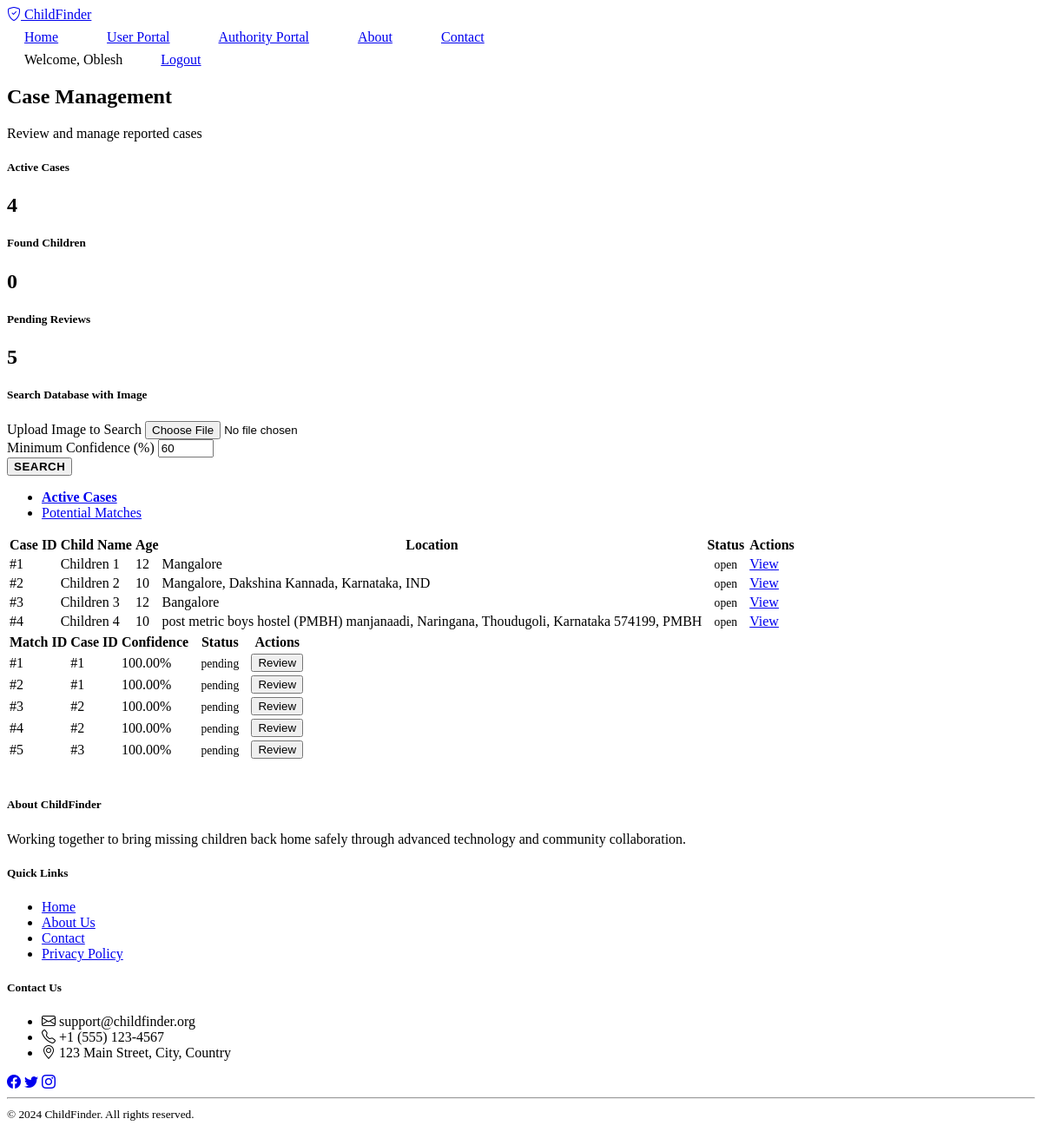
Before: /case_management (signed in) with the older database file.
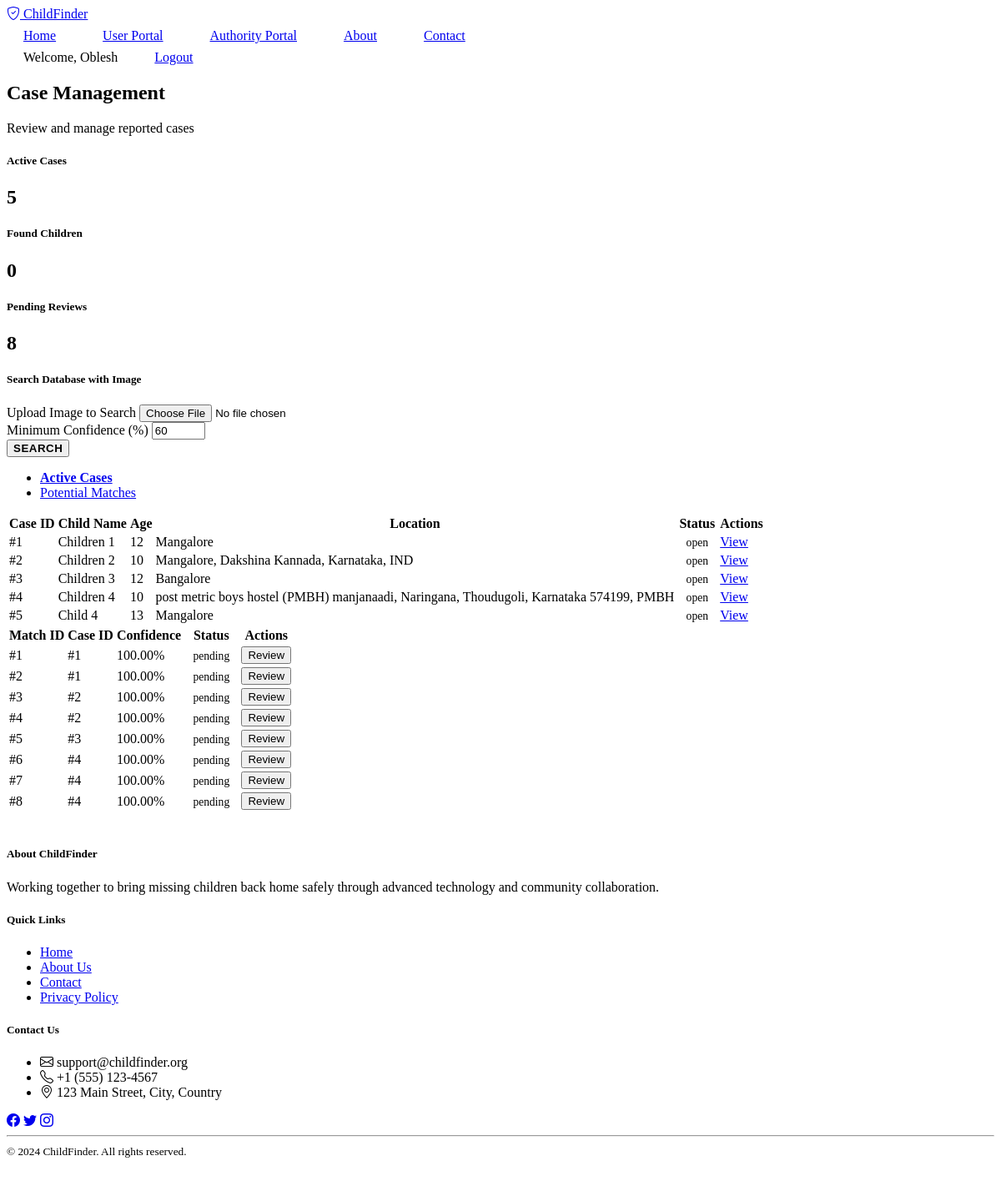
After: the same page with the newer database file.
### models.py (models this page shows, shortened)
class User(UserMixin, db.Model):
    __tablename__ = 'user'
    id = db.Column(db.Integer, primary_key=True)
    username = db.Column(db.String(64), unique=True, nullable=False)
    email = db.Column(db.String(120), unique=True, nullable=False)
    password_hash = db.Column(db.String(256))
    is_authority = db.Column(db.Boolean, default=False)
    created_at = db.Column(db.DateTime, default=datetime.utcnow)

class Case(db.Model):
    __tablename__ = 'missing_case'
    id = db.Column(db.Integer, primary_key=True)
    child_name = db.Column(db.String(100), nullable=False)
    age = db.Column(db.Integer, nullable=False)
    location = db.Column(db.String(200), nullable=False)
    date_missing = db.Column(db.DateTime, nullable=False)
    description = db.Column(db.Text)
    image_path = db.Column(db.String(255))
    status = db.Column(db.String(20), default='open')
    reporter_id = db.Column(db.Integer, db.ForeignKey('user.id'))
    reporter_name = db.Column(db.String(100), nullable=False, default="Unknown")
    reporter_phone = db.Column(db.String(20), nullable=False, default="0000000000")
    reporter_relation = db.Column(db.String(50), nullable=False, default="Unknown")
    created_at = db.Column(db.DateTime, default=datetime.utcnow)
    updated_at = db.Column(db.DateTime, default=datetime.utcnow, onupdate=datetime.utcnow)

class MatchResult(db.Model):
    __tablename__ = 'match_result'
    id = db.Column(db.Integer, primary_key=True)
    case_id = db.Column(db.Integer, db.ForeignKey('missing_case.id'))
    found_image_path = db.Column(db.String(255))
    confidence_score = db.Column(db.Float)
    status = db.Column(db.String(20), default='pending')
    created_at = db.Column(db.DateTime, default=datetime.utcnow)

### routes.py (the view)
@main_bp.route('/case_management')
@login_required
def case_management():
    if not current_user.is_authority:
        flash('Access denied. Authority privileges required.', 'error')
        return redirect(url_for('main.dashboard'))
    active_cases = Case.query.filter_by(status='open').all()
    found_cases = Case.query.filter_by(status='found').all()
    pending_matches = MatchResult.query.filter_by(status='pending').all()
    search_results = request.args.get('search_results', None)
    return render_template('case_management.html',
                         active_cases=active_cases,
                         found_cases=found_cases,
                         pending_matches=pending_matches,
                         search_results=search_results)

### auth.py (called while the page is built)
@login_manager.user_loader
def load_user(user_id):
    return User.query.get(int(user_id))

### templates/case_management.html (shortened to what this page needs)
{% extends "base.html" %}
{% block content %}
<div class="container">
    <div class="row mb-4">
        <div class="col">
            <h2>Case Management</h2>
            <p class="lead">Review and manage reported cases</p>
        </div>
    </div>
    <div class="row mb-4">
        <div class="col-md-4">
            <div class="card bg-primary text-white">
                <div class="card-body">
                    <h5 class="card-title">Active Cases</h5>
                    <h2 class="mb-0">{{ active_cases|length }}</h2>
                </div>
            </div>
        </div>
        <div class="col-md-4">
            <div class="card bg-success text-white">
                <div class="card-body">
                    <h5 class="card-title">Found Children</h5>
                    <h2 class="mb-0">{{ found_cases|length }}</h2>
                </div>
            </div>
        </div>
        <div class="col-md-4">
            <div class="card bg-warning text-dark">
                <div class="card-body">
                    <h5 class="card-title">Pending Reviews</h5>
                    <h2 class="mb-0">{{ pending_matches|length }}</h2>
                </div>
            </div>
        </div>
    </div>
    <div class="card mb-4">
        <div class="card-header">
            <h5 class="mb-0">Search Database with Image</h5>
        </div>
        <div class="card-body">
            <form action="{{ url_for('main.search_database') }}" method="POST" enctype="multipart/form-data">
                <div class="row align-items-end">
                    <div class="col-md-6">
                        <label for="search_image" class="form-label">Upload Image to Search</label>
                        <input type="file" class="form-control" id="search_image" name="search_image" accept="image/*" required>
                    </div>
                    <div class="col-md-4">
                        <label for="confidence" class="form-label">Minimum Confidence (%)</label>
                        <input type="number" class="form-control" id="confidence" name="confidence" min="1" max="100" value="60">
                    </div>
                    <div class="col-md-2">
                        <button type="submit" class="btn btn-primary w-100">Search</button>
                    </div>
                </div>
            </form>
        </div>
    </div>
    <div class="card mb-4">
        <div class="card-header">
            <ul class="nav nav-tabs card-header-tabs">
                <li class="nav-item">
                    <a class="nav-link active" data-bs-toggle="tab" href="#active">Active Cases</a>
                </li>
                <li class="nav-item">
                    <a class="nav-link" data-bs-toggle="tab" href="#matches">Potential Matches</a>
                </li>
            </ul>
        </div>
        <div class="card-body">
            <div class="tab-content">
                <div class="tab-pane fade show active" id="active">
                    <div class="table-responsive">
                        <table class="table">
                            <thead>
                                <tr>
                                    <th>Case ID</th>
                                    <th>Child Name</th>
                                    <th>Age</th>
                                    <th>Location</th>
                                    <th>Status</th>
                                    <th>Actions</th>
                                </tr>
                            </thead>
                            <tbody>
                                {% for case in active_cases %}
                                <tr>
                                    <td>#{{ case.id }}</td>
                                    <td>{{ case.child_name }}</td>
                                    <td>{{ case.age }}</td>
                                    <td>{{ case.location }}</td>
                                    <td>
                                        <span class="badge bg-{{ 'warning' if case.status == 'open' else 'success' }}">
                                            {{ case.status }}
                                        </span>
                                    </td>
                                    <td>
                                        <a href="{{ url_for('main.case_detail', case_id=case.id) }}"
                                           class="btn btn-sm btn-outline-primary">View</a>
                                    </td>
                                </tr>
                                {% endfor %}
                            </tbody>
                        </table>
                    </div>
                </div>
                <div class="tab-pane fade" id="matches">
                    <div class="table-responsive">
                        <table class="table">
                            <thead>
                                <tr>
                                    <th>Match ID</th>
                                    <th>Case ID</th>
                                    <th>Confidence</th>
                                    <th>Status</th>
                                    <th>Actions</th>
                                </tr>
                            </thead>
                            <tbody>
                                {% for match in pending_matches %}
                                <tr>
                                    <td>#{{ match.id }}</td>
                                    <td>#{{ match.case_id }}</td>
                                    <td>{{ "%.2f"|format(match.confidence_score * 100) }}%</td>
                                    <td>
                                        <span class="badge bg-warning">{{ match.status }}</span>
                                    </td>
                                    <td>
                                        <button class="btn btn-sm btn-outline-success" onclick="reviewMatch('{{ match.id }}')">Review</button>
                                    </td>
                                </tr>
                                {% endfor %}
                            </tbody>
                        </table>
                    </div>
                </div>
            </div>
        </div>
    </div>
</div>
{% endblock %}

### templates/base.html (shortened to what this page needs)
<!DOCTYPE html>
<html lang="en" data-bs-theme="dark">
<head>
    <link href="https://cdn.replit.com/agent/bootstrap-agent-dark-theme.min.css" rel="stylesheet">
    <link href="https://cdn.jsdelivr.net/npm/bootstrap-icons@1.7.2/font/bootstrap-icons.css" rel="stylesheet">
    <link href="{{ url_for('static', filename='css/custom.css') }}" rel="stylesheet">
</head>
<body>
    <nav class="navbar navbar-expand-lg navbar-dark bg-dark">
        <div class="container">
            <a class="navbar-brand" href="{{ url_for('main.index') }}">
                <i class="bi bi-shield-check"></i> ChildFinder
            </a>
            <div class="navbar-nav mx-auto">
                <a class="nav-link" href="{{ url_for('main.index') }}">Home</a>
                <a class="nav-link" href="{{ url_for('main.dashboard') }}">User Portal</a>
                <a class="nav-link" href="{{ url_for('main.case_management') }}">Authority Portal</a>
                <a class="nav-link" href="{{ url_for('main.about') }}">About</a>
                <a class="nav-link" href="{{ url_for('main.contact') }}">Contact</a>
            </div>
            <div class="navbar-nav">
                {% if current_user.is_authenticated %}
                    <span class="nav-item nav-link">Welcome, {{ current_user.username }}</span>
                    <a class="nav-link" href="{{ url_for('auth.logout') }}">Logout</a>
                {% else %}
                    <a class="nav-link" href="{{ url_for('auth.login') }}">Login</a>
                    <a class="nav-link" href="{{ url_for('auth.register') }}">Register</a>
                {% endif %}
            </div>
        </div>
    </nav>
    <main class="container my-4">
        {% block content %}{% endblock %}
    </main>
    <footer class="footer mt-auto py-5 bg-dark">
        <div class="container">
            <div class="row">
                <div class="col-md-4 mb-4">
                    <h5>About ChildFinder</h5>
                    <p class="text-muted">Working together to bring missing children back home safely through advanced technology and community collaboration.</p>
                </div>
                <div class="col-md-4 mb-4">
                    <h5>Quick Links</h5>
                    <ul class="list-unstyled">
                        <li><a href="{{ url_for('main.index') }}" class="text-muted">Home</a></li>
                        <li><a href="{{ url_for('main.about') }}" class="text-muted">About Us</a></li>
                        <li><a href="{{ url_for('main.contact') }}" class="text-muted">Contact</a></li>
                        <li><a href="#" class="text-muted">Privacy Policy</a></li>
                    </ul>
                </div>
                <div class="col-md-4 mb-4">
                    <h5>Contact Us</h5>
                    <ul class="list-unstyled text-muted">
                        <li><i class="bi bi-envelope"></i> support@childfinder.org</li>
                        <li><i class="bi bi-telephone"></i> +1 (555) 123-4567</li>
                        <li><i class="bi bi-geo-alt"></i> 123 Main Street, City, Country</li>
                    </ul>
                    <div class="social-links mt-3">
                        <a href="#" class="text-muted me-2"><i class="bi bi-facebook"></i></a>
                        <a href="#" class="text-muted me-2"><i class="bi bi-twitter"></i></a>
                        <a href="#" class="text-muted me-2"><i class="bi bi-instagram"></i></a>
                    </div>
                </div>
            </div>
            <hr class="mt-4">
            <div class="text-center text-muted">
                <small>&copy; 2024 ChildFinder. All rights reserved.</small>
            </div>
        </div>
    </footer>
</body>
</html>

### static/css/custom.css (style rules this page uses)
body { min-height: 100vh; display: flex; flex-direction: column; }
main { flex: 1; }
.navbar .nav-link { padding: 0.5rem 1rem; margin: 0 0.25rem; border-radius: 4px; transition: background-color 0.2s; }
.navbar-nav.mx-auto { display: flex; gap: 1rem; }
.badge { font-size: 0.85em; padding: 0.5em 0.75em; }
.footer { background: var(--bs-dark); padding: 20px 0; margin-top: auto; }
.table { margin-bottom: 0; }
.table thead th { border-top: none; background: var(--bs-dark); color: var(--bs-light); }
.nav-link.active { font-weight: 600; }
.btn-primary { text-transform: uppercase; letter-spacing: 0.5px; font-weight: 600; }

Changed rows visible on the page:
added Case: id "5", child_name "Child 4", age "13", location "Mangalore", status "open"
added MatchResult: id "6", case_id "4", match.confidence_score*100 "100.00", status "pending"
added MatchResult: id "7", case_id "4", match.confidence_score*100 "100.00", status "pending"
added MatchResult: id "8", case_id "4", match.confidence_score*100 "100.00", status "pending"
Other visible differences:
{{ active_cases|length }}: "4" → "5"
{{ pending_matches|length }}: "5" → "8"
